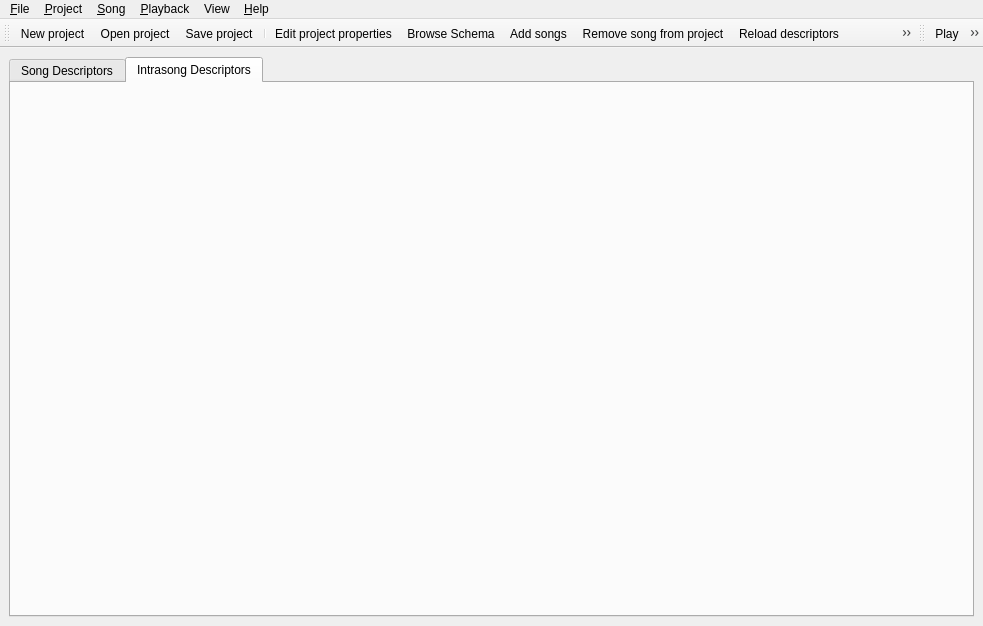
<ui version="4.0" >
 <class>Annotator</class>
 <widget class="QMainWindow" name="Annotator" >
  <property name="geometry" >
   <rect>
    <x>0</x>
    <y>0</y>
    <width>983</width>
    <height>626</height>
   </rect>
  </property>
  <property name="sizePolicy" >
   <sizepolicy vsizetype="MinimumExpanding" hsizetype="MinimumExpanding" >
    <horstretch>0</horstretch>
    <verstretch>0</verstretch>
   </sizepolicy>
  </property>
  <property name="maximumSize" >
   <size>
    <width>32767</width>
    <height>32767</height>
   </size>
  </property>
  <property name="windowTitle" >
   <string>Music Annotator</string>
  </property>
  <property name="windowIcon" >
   <iconset resource="images.qrc" >:/logos/images/annotator-icon1.png</iconset>
  </property>
  <widget class="QWidget" name="widget" >
   <layout class="QVBoxLayout" >
    <property name="spacing" >
     <number>6</number>
    </property>
    <property name="margin" >
     <number>9</number>
    </property>
    <item>
     <widget class="QTabWidget" name="mMainTabWidget" >
      <property name="currentIndex" >
       <number>1</number>
      </property>
      <widget class="QWidget" name="mSongLevelTab" >
       <attribute name="title" >
        <string>Song Descriptors</string>
       </attribute>
       <layout class="QVBoxLayout" >
        <property name="spacing" >
         <number>6</number>
        </property>
        <property name="margin" >
         <number>9</number>
        </property>
        <item>
         <widget class="QSplitter" name="mSongLevelSplit" >
          <property name="orientation" >
           <enum>Qt::Horizontal</enum>
          </property>
          <widget class="QTreeWidget" name="mSongListView" >
           <property name="sizePolicy" >
            <sizepolicy vsizetype="Minimum" hsizetype="MinimumExpanding" >
             <horstretch>5</horstretch>
             <verstretch>0</verstretch>
            </sizepolicy>
           </property>
           <property name="whatsThis" >
            <string>&lt;p>The &lt;b>project song list&lt;/b> is a list with the working songs for the project.
You can add songs to work with just by selecting the &lt;tt>Project/Add Song to Project&lt;/tt> option on the menu.
Click on one song to load its description.&lt;/p>
&lt;p>If there is no computed description, you can generate it for the selected song it
by clicking the &lt;tt>Compute Descriptors&lt;/tt> button and, once the computation is finished,
the &lt;tt>Reload Descriptors&lt;/tt> one.&lt;/p></string>
           </property>
           <property name="alternatingRowColors" >
            <bool>true</bool>
           </property>
           <property name="selectionMode" >
            <enum>QAbstractItemView::SingleSelection</enum>
           </property>
           <property name="rootIsDecorated" >
            <bool>false</bool>
           </property>
           <column>
            <property name="text" >
             <string>File</string>
            </property>
           </column>
          </widget>
          <widget class="QTableWidget" name="mDescriptorsTable" >
           <property name="sizePolicy" >
            <sizepolicy vsizetype="Minimum" hsizetype="Maximum" >
             <horstretch>1</horstretch>
             <verstretch>0</verstretch>
            </sizepolicy>
           </property>
           <property name="minimumSize" >
            <size>
             <width>250</width>
             <height>0</height>
            </size>
           </property>
           <property name="focusPolicy" >
            <enum>Qt::WheelFocus</enum>
           </property>
           <property name="whatsThis" >
            <string>&lt;p>The &lt;b>song level descriptors table&lt;/b>
contains descriptors values for song level descriptors.
Song level descriptors are those that has a single occurrence for each song.
As constrast, 'note level descriptors' would have an occurrence for each note.&lt;/p>
&lt;p>You can edit the values by clicking to the proper cell.&lt;/p></string>
           </property>
           <property name="selectionMode" >
            <enum>QAbstractItemView::NoSelection</enum>
           </property>
           <property name="rowCount" >
            <number>0</number>
           </property>
           <property name="columnCount" >
            <number>0</number>
           </property>
          </widget>
         </widget>
        </item>
       </layout>
      </widget>
      <widget class="QWidget" name="mIntrasongLevelTab" >
       <attribute name="title" >
        <string>Intrasong Descriptors</string>
       </attribute>
       <layout class="QVBoxLayout" >
        <property name="spacing" >
         <number>6</number>
        </property>
        <property name="margin" >
         <number>9</number>
        </property>
        <item>
         <widget class="QSplitter" name="mVSplit" >
          <property name="orientation" >
           <enum>Qt::Vertical</enum>
          </property>
          <widget class="QSplitter" name="mFrameEditorSplit" >
           <property name="orientation" >
            <enum>Qt::Horizontal</enum>
           </property>          
          </widget>
         </widget>
        </item>
       </layout>
      </widget>
     </widget>
    </item>
   </layout>
  </widget>
  <widget class="QToolBar" name="mIntraSongToolbar" >
   <property name="orientation" >
    <enum>Qt::Horizontal</enum>
   </property>
   <attribute name="toolBarArea" >
    <number>4</number>
   </attribute>
   <attribute name="toolBarBreak" >
    <bool>false</bool>
   </attribute>
   <addaction name="newProjectAction" />
   <addaction name="fileOpen_projectAction" />
   <addaction name="fileSave_projectAction" />
   <addaction name="separator" />
   <addaction name="editProjectPropertiesAction" />
   <addaction name="browseSchemaAction" />
   <addaction name="addSongAction" />
   <addaction name="removeSongAction" />
   <addaction name="reloadDescriptorsAction" />
   <addaction name="songComputeDescriptorsAction" />
   <addaction name="songSaveDescriptorsAction" />
   <addaction name="separator" />
   <addaction name="actionOnline_Tutorial" />
   <addaction name="helpWhatsThisAction" />
  </widget>
  <widget class="QToolBar" name="TransportToolbar" >
   <property name="orientation" >
    <enum>Qt::Horizontal</enum>
   </property>
   <attribute name="toolBarArea" >
    <number>4</number>
   </attribute>
   <attribute name="toolBarBreak" >
    <bool>false</bool>
   </attribute>
   <addaction name="playAction" />
   <addaction name="pauseAction" />
   <addaction name="stopAction" />
   <addaction name="mLinkCurrentSegmentToPlaybackAction" />
   <addaction name="mAuralizeSegmentOnsetsAction" />
   <addaction name="mAuralizeFrameLevelDescriptorsAction" />
  </widget>
  <widget class="QMenuBar" name="MenuBar" >
   <property name="geometry" >
    <rect>
     <x>0</x>
     <y>0</y>
     <width>983</width>
     <height>32</height>
    </rect>
   </property>
   <widget class="QMenu" name="mSongMenu" >
    <property name="title" >
     <string>&amp;Song</string>
    </property>
    <addaction name="songSaveDescriptorsAction" />
    <addaction name="reloadDescriptorsAction" />
    <addaction name="songComputeDescriptorsAction" />
   </widget>
   <widget class="QMenu" name="mProjectMenu" >
    <property name="title" >
     <string>&amp;Project</string>
    </property>
    <addaction name="addSongAction" />
    <addaction name="removeSongAction" />
    <addaction name="editProjectPropertiesAction" />
    <addaction name="browseSchemaAction" />
   </widget>
   <widget class="QMenu" name="mFileMenu" >
    <property name="title" >
     <string>&amp;File</string>
    </property>
    <addaction name="newProjectAction" />
    <addaction name="fileOpen_projectAction" />
    <addaction name="fileSave_projectAction" />
    <addaction name="separator" />
    <addaction name="fileExitAction" />
   </widget>
   <widget class="QMenu" name="mPlaybackMenu" >
    <property name="title" >
     <string>&amp;Playback</string>
    </property>
    <addaction name="playAction" />
    <addaction name="pauseAction" />
    <addaction name="stopAction" />
    <addaction name="separator" />
    <addaction name="mLinkCurrentSegmentToPlaybackAction" />
    <addaction name="mAuralizeSegmentOnsetsAction" />
    <addaction name="mAuralizeFrameLevelDescriptorsAction" />
   </widget>
   <widget class="QMenu" name="menuView" >
    <property name="title" >
     <string>View</string>
    </property>
    <widget class="QMenu" name="menuAddInstantView" >
     <property name="title" >
      <string>Add &amp;instant view</string>
     </property>
    </widget>
    <addaction name="actionAddSegmentationView" />
    <addaction name="actionAddFrameEvolutionView" />
    <addaction name="menuAddInstantView" />
   </widget>
   <widget class="QMenu" name="help" >
    <property name="title" >
     <string>&amp;Help</string>
    </property>
    <addaction name="actionOnline_Tutorial" />
    <addaction name="helpWhatsThisAction" />
    <addaction name="separator" />
    <addaction name="helpAboutQtAction" />
    <addaction name="helpAboutAction" />
   </widget>
   <addaction name="mFileMenu" />
   <addaction name="mProjectMenu" />
   <addaction name="mSongMenu" />
   <addaction name="mPlaybackMenu" />
   <addaction name="menuView" />
   <addaction name="help" />
  </widget>
  <action name="fileExitAction" >
   <property name="icon" >
    <iconset resource="images.qrc" >:/icons/images/exit.png</iconset>
   </property>
   <property name="text" >
    <string>E&amp;xit</string>
   </property>
   <property name="iconText" >
    <string>Exit</string>
   </property>
   <property name="statusTip" >
    <string>Quits the application</string>
   </property>
   <property name="shortcut" >
    <string>Ctrl+Q</string>
   </property>
  </action>
  <action name="helpAboutAction" >
   <property name="text" >
    <string>&amp;About Music Annotator</string>
   </property>
   <property name="iconText" >
    <string>About</string>
   </property>
   <property name="statusTip" >
    <string>Information about the application</string>
   </property>
  </action>
  <action name="newProjectAction" >
   <property name="icon" >
    <iconset resource="images.qrc" >:/icons/images/window_new.png</iconset>
   </property>
   <property name="text" >
    <string>&amp;New project</string>
   </property>
   <property name="iconText" >
    <string>New project</string>
   </property>
   <property name="toolTip" >
    <string>New project</string>
   </property>
   <property name="statusTip" >
    <string>Creates a new project</string>
   </property>
   <property name="shortcut" >
    <string>Ctrl+N</string>
   </property>
  </action>
  <action name="fileSave_projectAction" >
   <property name="icon" >
    <iconset resource="images.qrc" >:/icons/images/project_save.png</iconset>
   </property>
   <property name="text" >
    <string>&amp;Save project</string>
   </property>
   <property name="iconText" >
    <string>Save project</string>
   </property>
   <property name="toolTip" >
    <string>Save project</string>
   </property>
   <property name="statusTip" >
    <string>Save project</string>
   </property>
   <property name="shortcut" >
    <string>Ctrl+S</string>
   </property>
  </action>
  <action name="fileOpen_projectAction" >
   <property name="icon" >
    <iconset resource="images.qrc" >:/icons/images/project_open.png</iconset>
   </property>
   <property name="text" >
    <string>&amp;Open project</string>
   </property>
   <property name="iconText" >
    <string>Open project</string>
   </property>
   <property name="toolTip" >
    <string>Open project</string>
   </property>
   <property name="statusTip" >
    <string>Open project</string>
   </property>
   <property name="shortcut" >
    <string>Ctrl+O</string>
   </property>
  </action>
  <action name="addSongAction" >
   <property name="icon" >
    <iconset resource="images.qrc" >:/icons/images/vcs_add.png</iconset>
   </property>
   <property name="text" >
    <string>&amp;Add songs to project</string>
   </property>
   <property name="iconText" >
    <string>Add songs</string>
   </property>
   <property name="statusTip" >
    <string>Add songs to project</string>
   </property>
   <property name="shortcut" >
    <string>Ctrl+A</string>
   </property>
  </action>
  <action name="removeSongAction" >
   <property name="enabled" >
    <bool>true</bool>
   </property>
   <property name="icon" >
    <iconset resource="images.qrc" >:/icons/images/vcs_remove.png</iconset>
   </property>
   <property name="text" >
    <string>Remove song from project</string>
   </property>
   <property name="iconText" >
    <string>Remove song from project</string>
   </property>
   <property name="statusTip" >
    <string>Remove song from project</string>
   </property>
   <property name="shortcut" >
    <string/>
   </property>
  </action>
  <action name="browseSchemaAction" >
   <property name="icon" >
    <iconset resource="images.qrc" >:/icons/images/view_tree.png</iconset>
   </property>
   <property name="text" >
    <string>Browse &amp;Schema</string>
   </property>
   <property name="iconText" >
    <string>Browse Schema</string>
   </property>
  </action>
  <action name="songSaveDescriptorsAction" >
   <property name="enabled" >
    <bool>false</bool>
   </property>
   <property name="icon" >
    <iconset resource="images.qrc" >:/icons/images/filesave.png</iconset>
   </property>
   <property name="text" >
    <string>&amp;Save Descriptors</string>
   </property>
   <property name="iconText" >
    <string>Save Descriptors</string>
   </property>
  </action>
  <action name="mAuralizeSegmentOnsetsAction" >
   <property name="checkable" >
    <bool>true</bool>
   </property>
   <property name="icon" >
    <iconset resource="images.qrc" >:/icons/images/auralizeOnsets.png</iconset>
   </property>
   <property name="text" >
    <string>Auralize segments &amp;onsets</string>
   </property>
   <property name="iconText" >
    <string>Auralize segments onsets</string>
   </property>
  </action>
  <action name="mAuralizeFrameLevelDescriptorsAction" >
   <property name="checkable" >
    <bool>true</bool>
   </property>
   <property name="icon" >
    <iconset resource="images.qrc" >:/icons/images/auralizeFrameLevel.png</iconset>
   </property>
   <property name="text" >
    <string>Auralize &amp;frame level descriptors</string>
   </property>
   <property name="iconText" >
    <string>Auralize frame level descriptors</string>
   </property>
  </action>
  <action name="songComputeDescriptorsAction" >
   <property name="icon" >
    <iconset resource="images.qrc" >:/icons/images/gear.png</iconset>
   </property>
   <property name="text" >
    <string>&amp;Compute descriptors</string>
   </property>
   <property name="iconText" >
    <string>Compute descriptors</string>
   </property>
  </action>
  <action name="helpWhatsThisAction" >
   <property name="icon" >
    <iconset resource="images.qrc" >:/icons/images/contexthelp.png</iconset>
   </property>
   <property name="text" >
    <string>&amp;What's this?</string>
   </property>
   <property name="iconText" >
    <string>What's this?</string>
   </property>
   <property name="shortcut" >
    <string>Shift+F1</string>
   </property>
  </action>
  <action name="playAction" >
   <property name="icon" >
    <iconset resource="images.qrc" >:/icons/images/player_play.png</iconset>
   </property>
   <property name="text" >
    <string>Play</string>
   </property>
   <property name="iconText" >
    <string>Play</string>
   </property>
   <property name="shortcut" >
    <string>Ctrl+P</string>
   </property>
  </action>
  <action name="pauseAction" >
   <property name="icon" >
    <iconset resource="images.qrc" >:/icons/images/player_pause.png</iconset>
   </property>
   <property name="text" >
    <string>Pause</string>
   </property>
   <property name="iconText" >
    <string>Pause</string>
   </property>
   <property name="shortcut" >
    <string>Ctrl+W</string>
   </property>
  </action>
  <action name="stopAction" >
   <property name="icon" >
    <iconset resource="images.qrc" >:/icons/images/player_stop.png</iconset>
   </property>
   <property name="text" >
    <string>Stop</string>
   </property>
   <property name="iconText" >
    <string>Stop</string>
   </property>
   <property name="shortcut" >
    <string>Ctrl+D</string>
   </property>
  </action>
  <action name="mLinkCurrentSegmentToPlaybackAction" >
   <property name="checkable" >
    <bool>true</bool>
   </property>
   <property name="icon" >
    <iconset resource="images.qrc" >:/icons/images/segmentFollows.png</iconset>
   </property>
   <property name="text" >
    <string>&amp;Link current segment to playback</string>
   </property>
   <property name="iconText" >
    <string>Link current segment to playback</string>
   </property>
  </action>
  <action name="helpAboutQtAction" >
   <property name="text" >
    <string>About &amp;Qt</string>
   </property>
   <property name="statusTip" >
    <string>Information about Qt</string>
   </property>
  </action>
  <action name="reloadDescriptorsAction" >
   <property name="icon" >
    <iconset resource="images.qrc" >:/icons/images/reload.png</iconset>
   </property>
   <property name="text" >
    <string>&amp;Reload descriptors</string>
   </property>
   <property name="statusTip" >
    <string>Reload descriptors file</string>
   </property>
  </action>
  <action name="actionAddSegmentationView" >
   <property name="text" >
    <string>Add &amp;segmentation view</string>
   </property>
   <property name="statusTip" >
    <string>Add segmentation view</string>
   </property>
  </action>
  <action name="actionAddFrameEvolutionView" >
   <property name="enabled" >
    <bool>false</bool>
   </property>
   <property name="text" >
    <string>Add &amp;frame evolution view</string>
   </property>
  </action>
  <action name="editProjectPropertiesAction" >
   <property name="icon" >
    <iconset resource="images.qrc" >:/icons/images/edit.png</iconset>
   </property>
   <property name="text" >
    <string>Edit project properties</string>
   </property>
  </action>
  <action name="actionOnline_Tutorial" >
   <property name="icon" >
    <iconset resource="images.qrc" >:/icons/images/help.png</iconset>
   </property>
   <property name="text" >
    <string>Online &amp;Tutorial</string>
   </property>
  </action>
 </widget>
 <layoutdefault spacing="6" margin="11" />
 <customwidgets>
  <customwidget>
   <class>CLAM::VM::BPFPlot</class>
   <extends>QFrame</extends>
   <header>vmBPFPlot.hxx</header>
   <container>1</container>
  </customwidget>
 </customwidgets>
 <tabstops>
  <tabstop>mMainTabWidget</tabstop>
  <tabstop>mSongListView</tabstop>
  <tabstop>mDescriptorsTable</tabstop>
 </tabstops>
 <resources>
  <include location="images.qrc" />
 </resources>
 <connections/>
</ui>
